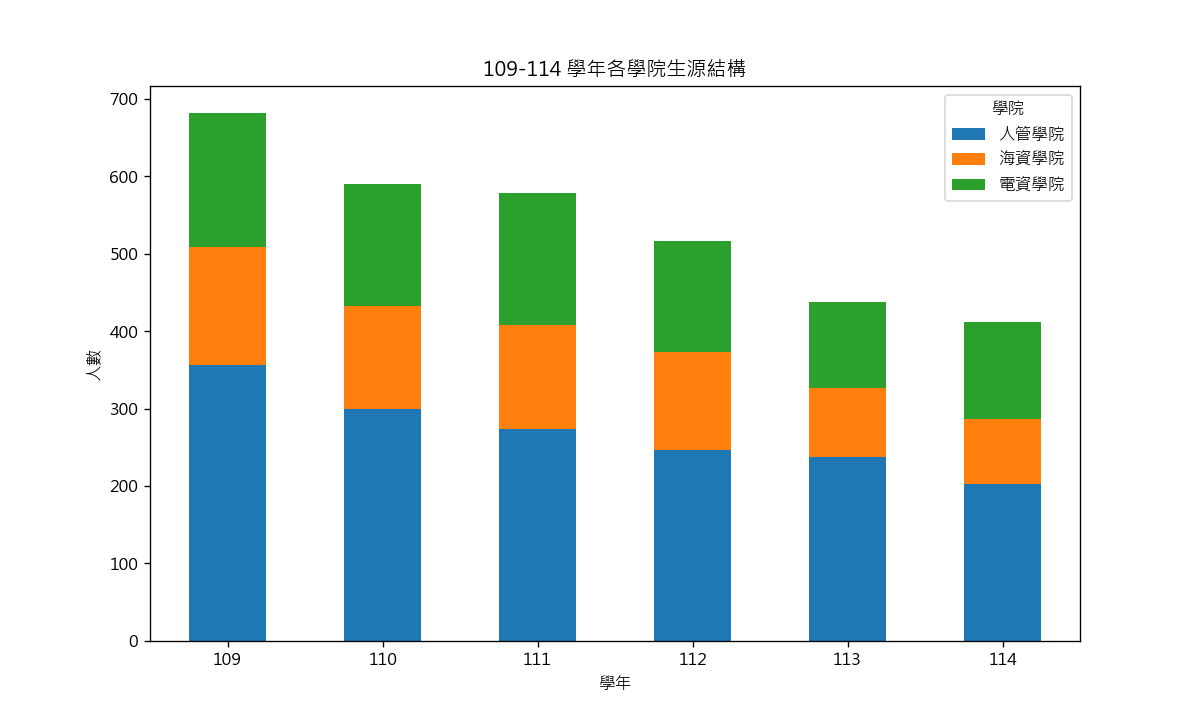

This chart was generated by the following Python code:
import zipfile
import pandas as pd
import matplotlib.pyplot as plt
from pathlib import Path

# 這個版本採用最直觀的 Pandas 寫法，適合初學者快速上手數據視覺化
# 記憶重點：pd.read_csv 搭配 zipfile，以及 df.plot() 直接出圖

# 1. 準備對照表
MAPPING = {
    "資訊工程系": "電資學院", "電信工程系": "電資學院", "電機工程系": "電資學院",
    "水產養殖系": "海資學院", "海洋遊憩系": "海資學院", "食品科學系": "海資學院",
    "應用外語系": "人管學院", "航運管理系": "人管學院", "行銷與物流管理系": "人管學院",
    "觀光休閒系": "人管學院", "資訊管理系": "人管學院", "餐旅管理系": "人管學院",
}

def main():
    # 2. 設定路徑
    HERE = Path(__file__).resolve().parent
    ZIP_PATH = HERE.parents[3] / "assets" / "npu-stu-109-114-anon.zip"
    
    if not ZIP_PATH.exists():
        print("找不到資料檔")
        return

    # 3. 讀取資料並整合
    all_data = []
    with zipfile.ZipFile(ZIP_PATH) as z:
        for name in z.namelist():
            if name.endswith(".csv"):
                # 直接用 pandas 讀取 zip 裡的檔案
                with z.open(name) as f:
                    # encoding 使用 utf-8-sig 處理 BOM
                    temp_df = pd.read_csv(f, encoding="utf-8-sig")
                    # 加上學年欄位 (檔名開頭三碼)
                    temp_df["學年"] = name[:3]
                    all_data.append(temp_df)
    
    # 合併所有年度資料
    df = pd.concat(all_data, ignore_index=True)
    
    # 4. 資料轉換：將系所轉成學院
    df["學院"] = df["系所名稱"].map(MAPPING).fillna("其他")
    
    # 5. 製作樞紐分析表 (學年為橫軸，學院為欄，計算人數)
    # 這是最簡單的出圖準備方式
    report = df.groupby(["學年", "學院"]).size().unstack(fill_value=0)
    
    print("--- 統計簡表 ---")
    print(report)

    # 6. 繪圖 (設定字型以支援中文)
    plt.rcParams["font.sans-serif"] = ["Microsoft JhengHei", "Heiti TC", "sans-serif"]
    plt.rcParams["axes.unicode_minus"] = False
    
    # 直接用 pandas 的 plot 功能畫出堆疊長條圖，簡單好記
    ax = report.plot(kind="bar", stacked=True, figsize=(10, 6), title="109-114 學年各學院生源結構")
    ax.set_ylabel("人數")
    plt.xticks(rotation=0) # 讓年份橫著放
    
    # 7. 存檔
    output_path = HERE / "college_trend_easy.png"
    plt.savefig(output_path, dpi=120)
    print(f"\n視覺化圖表已完成並存檔：{output_path.name}")

if __name__ == "__main__":
    main()
